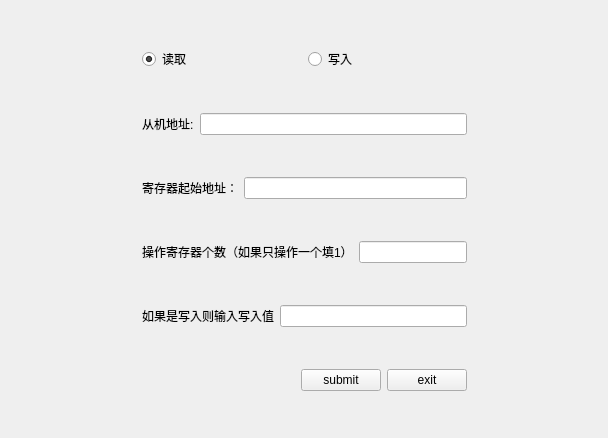
<?xml version="1.0" encoding="UTF-8"?>
<ui version="4.0">
 <class>thired</class>
 <widget class="QWidget" name="thired">
  <property name="geometry">
   <rect>
    <x>0</x>
    <y>0</y>
    <width>608</width>
    <height>438</height>
   </rect>
  </property>
  <property name="windowTitle">
   <string>Form</string>
  </property>
  <layout class="QHBoxLayout" name="horizontalLayout">
   <item>
    <spacer name="horizontalSpacer_4">
     <property name="orientation">
      <enum>Qt::Horizontal</enum>
     </property>
     <property name="sizeHint" stdset="0">
      <size>
       <width>40</width>
       <height>20</height>
      </size>
     </property>
    </spacer>
   </item>
   <item>
    <layout class="QVBoxLayout" name="verticalLayout_2">
     <item>
      <layout class="QHBoxLayout" name="horizontalLayout_8">
       <item>
        <widget class="QRadioButton" name="radioread_2">
         <property name="text">
          <string>读取</string>
         </property>
         <property name="checkable">
          <bool>true</bool>
         </property>
         <property name="checked">
          <bool>true</bool>
         </property>
        </widget>
       </item>
       <item>
        <widget class="QRadioButton" name="radiowrite_2">
         <property name="text">
          <string>写入</string>
         </property>
         <property name="checkable">
          <bool>true</bool>
         </property>
         <property name="checked">
          <bool>false</bool>
         </property>
        </widget>
       </item>
      </layout>
     </item>
     <item>
      <layout class="QHBoxLayout" name="horizontalLayout_9">
       <item>
        <widget class="QLabel" name="label_5">
         <property name="text">
          <string>从机地址:</string>
         </property>
        </widget>
       </item>
       <item>
        <widget class="QLineEdit" name="machineaddress_2"/>
       </item>
      </layout>
     </item>
     <item>
      <layout class="QHBoxLayout" name="horizontalLayout_10">
       <item>
        <widget class="QLabel" name="label_6">
         <property name="text">
          <string>寄存器起始地址：</string>
         </property>
        </widget>
       </item>
       <item>
        <widget class="QLineEdit" name="address_2"/>
       </item>
      </layout>
     </item>
     <item>
      <layout class="QHBoxLayout" name="horizontalLayout_11">
       <item>
        <widget class="QLabel" name="label_7">
         <property name="text">
          <string>操作寄存器个数（如果只操作一个填1）</string>
         </property>
        </widget>
       </item>
       <item>
        <widget class="QLineEdit" name="addresslenth_2"/>
       </item>
      </layout>
     </item>
     <item>
      <layout class="QHBoxLayout" name="horizontalLayout_12">
       <item>
        <widget class="QLabel" name="label_8">
         <property name="text">
          <string>如果是写入则输入写入值</string>
         </property>
        </widget>
       </item>
       <item>
        <widget class="QLineEdit" name="jicunvalue_2">
         <property name="dragEnabled">
          <bool>false</bool>
         </property>
         <property name="readOnly">
          <bool>false</bool>
         </property>
        </widget>
       </item>
      </layout>
     </item>
     <item>
      <layout class="QHBoxLayout" name="horizontalLayout_13">
       <item>
        <spacer name="horizontalSpacer_2">
         <property name="orientation">
          <enum>Qt::Horizontal</enum>
         </property>
         <property name="sizeHint" stdset="0">
          <size>
           <width>5</width>
           <height>5</height>
          </size>
         </property>
        </spacer>
       </item>
       <item>
        <widget class="QPushButton" name="subbut_2">
         <property name="text">
          <string>submit</string>
         </property>
        </widget>
       </item>
       <item>
        <widget class="QPushButton" name="exitbut_2">
         <property name="text">
          <string>exit</string>
         </property>
        </widget>
       </item>
      </layout>
     </item>
    </layout>
   </item>
   <item>
    <spacer name="horizontalSpacer_3">
     <property name="orientation">
      <enum>Qt::Horizontal</enum>
     </property>
     <property name="sizeHint" stdset="0">
      <size>
       <width>50</width>
       <height>20</height>
      </size>
     </property>
    </spacer>
   </item>
  </layout>
 </widget>
 <resources/>
 <connections>
  <connection>
   <sender>exitbut_2</sender>
   <signal>clicked()</signal>
   <receiver>thired</receiver>
   <slot>close()</slot>
   <hints>
    <hint type="sourcelabel">
     <x>478</x>
     <y>394</y>
    </hint>
    <hint type="destinationlabel">
     <x>541</x>
     <y>392</y>
    </hint>
   </hints>
  </connection>
 </connections>
</ui>
